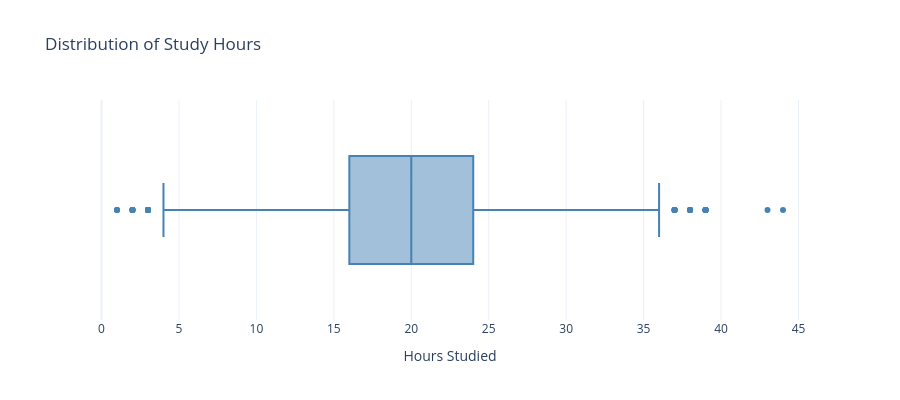

This figure's notebook cell:
### Code cell
# References: Plotly documentation — Box Plots and Interactive HTML Export
# https://plotly.com/python/box-plots/
# https://plotly.com/python/interactive-html-export/
# Code adjusted for this project's dataset and styling with ChatGPT assistance.

# Create an interactive box plot of study hours

fig = px.box(
    df,
    x="Hours_Studied",
    points="outliers",
    title="Distribution of Study Hours",
    labels={"Hours_Studied": "Hours Studied"},
    color_discrete_sequence=["#4682B4"]
)

# Adjust the chart's appearance
fig.update_layout(
    template="plotly_white",
    width=900,
    height=400
)

# Save an interactive copy and display it in the notebook
fig.write_html("../visualisations/study_hours_boxplot.html")
fig.show()

### Figure 1 — Plotly figure (JSON) as saved in the notebook; plotly's stock layout.template omitted (floating-point values rounded to 4 significant figures; data arrays with more than 128 entries replaced by an {"elided": "..."} marker saying what was removed)
{"data": [{"alignmentgroup": "True", "boxpoints": "outliers", "hovertemplate": "Hours Studied=%{x}<extra></extra>", "legendgroup": "", "marker": {"color": "#4682B4"}, "name": "", "notched": false, "offsetgroup": "", "orientation": "h", "showlegend": false, "type": "box", "x": {"elided": "6607 int values"}, "x0": " ", "xaxis": "x", "y0": " ", "yaxis": "y"}], "layout": {"boxmode": "group", "height": 400, "legend": {"tracegroupgap": 0}, "title": {"text": "Distribution of Study Hours"}, "width": 900, "xaxis": {"anchor": "y", "domain": [0, 1], "title": {"text": "Hours Studied"}}, "yaxis": {"anchor": "x", "domain": [0, 1]}}}
